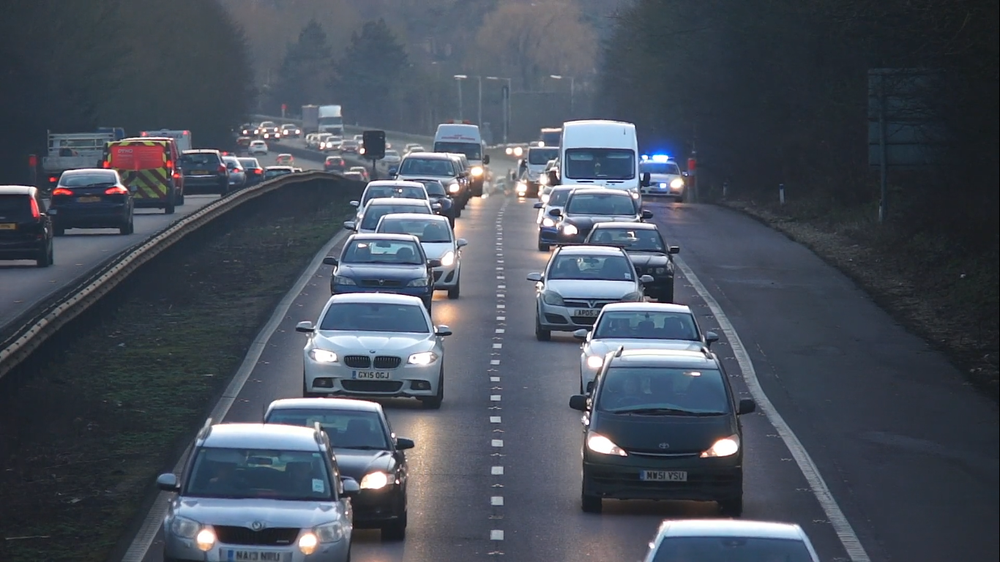
#> input picture inputimage2.png, 1000 x 562 px, shrunk from 1366 x 768 before the run
$ python subtract.py
#> lines starting #> are read from the running program, lines starting #| are printed output that depends on the picture; after the words box and inside, x2 and y2 are one past the last pixel; in counts of white or black regions, pixels touching at a corner belong together
import cv2
import numpy as np
from matplotlib import pyplot

img = np.float32(cv2.imread('inputimage2.png', 0))
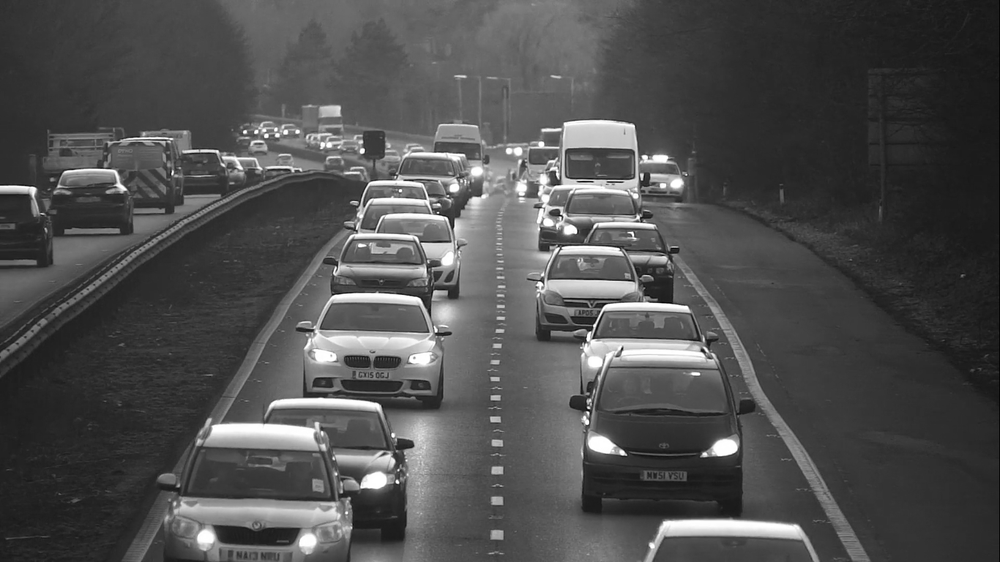
#> img: shape (562, 1000) float32; min 3, max 255, mean 78.9
img2 = np.float32(cv2.imread('inputimage3.png', 0))
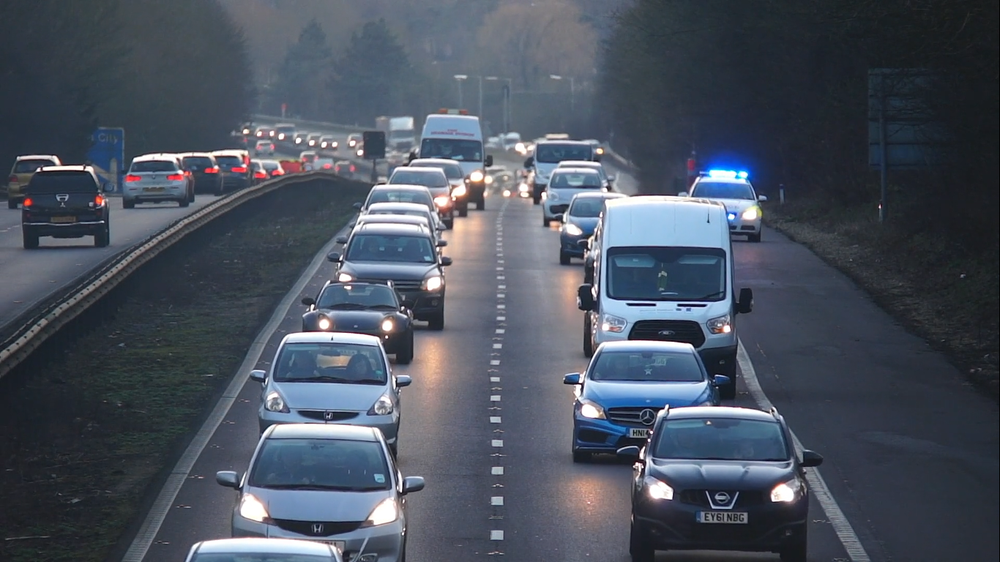
#> input picture inputimage3.png, 1000 x 562 px, shrunk from 1366 x 768 before the run
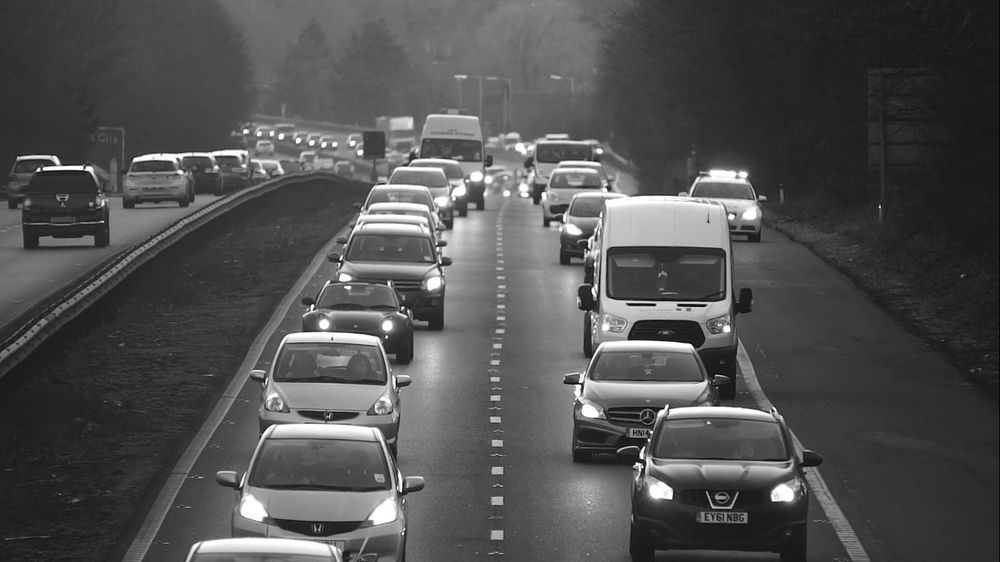
#> img2: shape (562, 1000) float32; min 1, max 255, mean 80.7

img3 = np.subtract(img, img2)
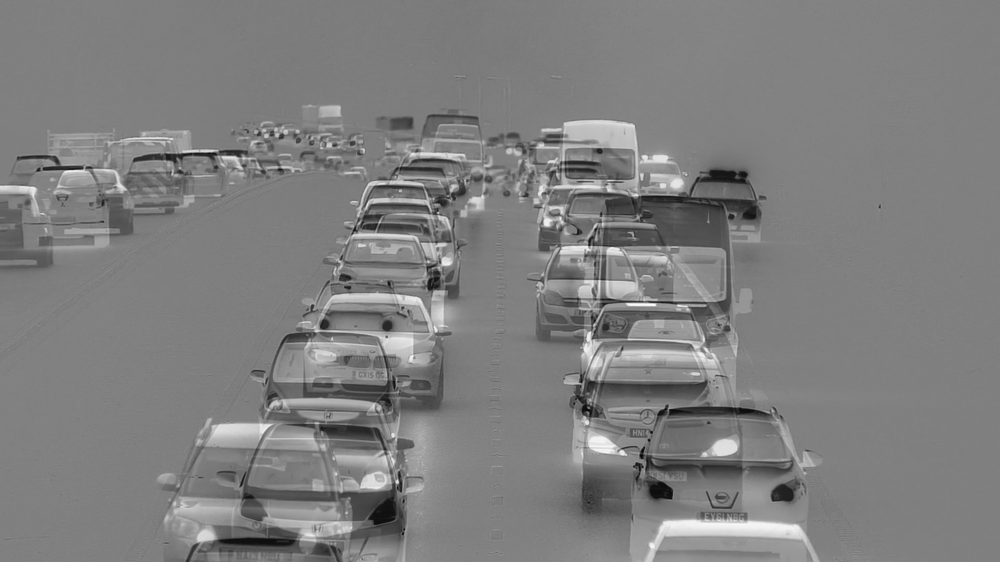
#> img3: shape (562, 1000) float32; min -252, max 249, mean -1.9; drawn with min black and max white
pyplot.figure(1)
pyplot.subplot(121)
pyplot.imshow(img3, cmap='gray')
pyplot.title('Subtracted Image')
pyplot.xticks([]), pyplot.yticks([])
cv2.imwrite('sub_img.png', img3)
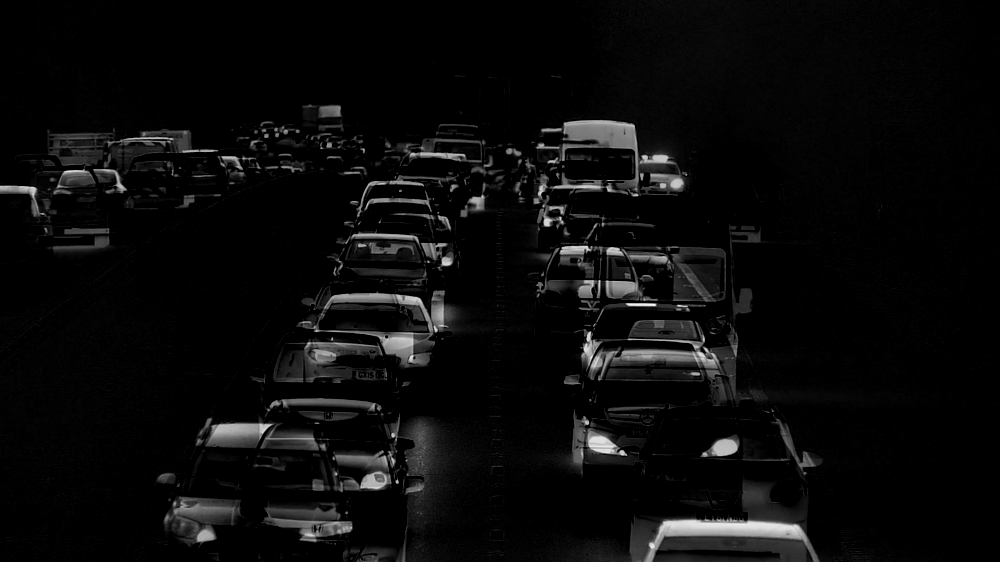
#> saved as sub_img.png: shape (562, 1000); min 0, max 249, mean 10.8

img4 = cv2.imread('sub_img.png', 0)
pyplot.subplot(122)
pyplot.imshow(img4, cmap='gray')
pyplot.title('Int Image')
pyplot.xticks([]), pyplot.yticks([])
cv2.imwrite('int_image.png', img4)

img5 = cv2.Canny(img4, 200, 250)
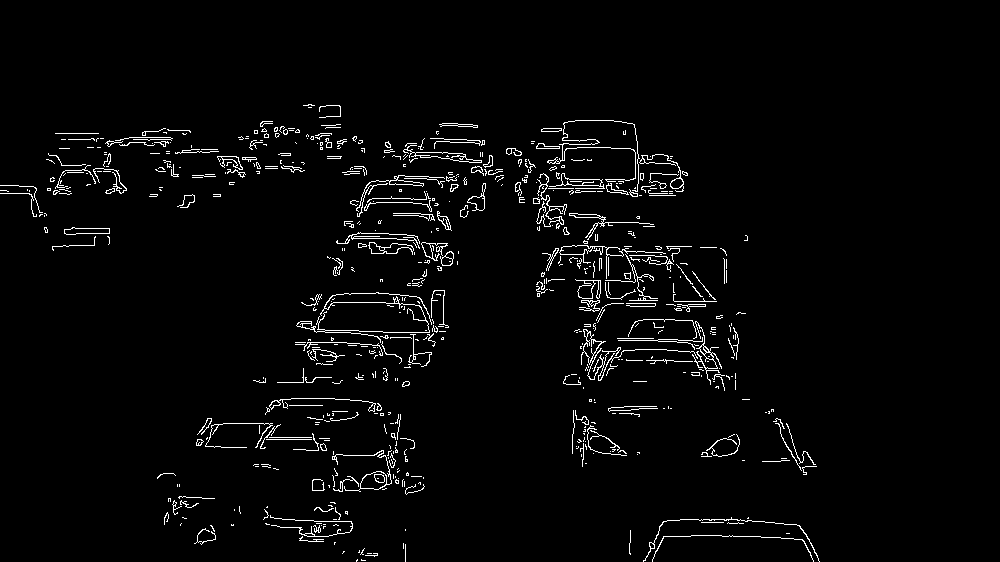
#> img5: shape (562, 1000); 2.8% white in thin lines or dots, all inside (x1, y1, x2, y2) = (0, 104, 820, 562)
pyplot.figure(2)
pyplot.subplot(121)
pyplot.imshow(img5, cmap='gray')
pyplot.title('New Image')
pyplot.xticks([]), pyplot.yticks([])
cv2.imwrite('final_image.png', img5)


image1 = cv2.imread('final_image.png', 0)
(thresh, image) = cv2.threshold(np.float32(image1), 127, 255, cv2.THRESH_BINARY)

height, width = image.shape[:2]
#> height = 562; width = 1000
print(height)
#| 562
count = 0
flagprev = 0
flag = 0
for i in range(width):
    flag = 0
    for j in range(100):
        # print(image[height-1-j,i])
        if image[height-1-j, i] == 255:
            flag = i
            break
    if flag != 0:
        break
for i in range(flag):
    for j in range(height):
        image[j, i] = 0
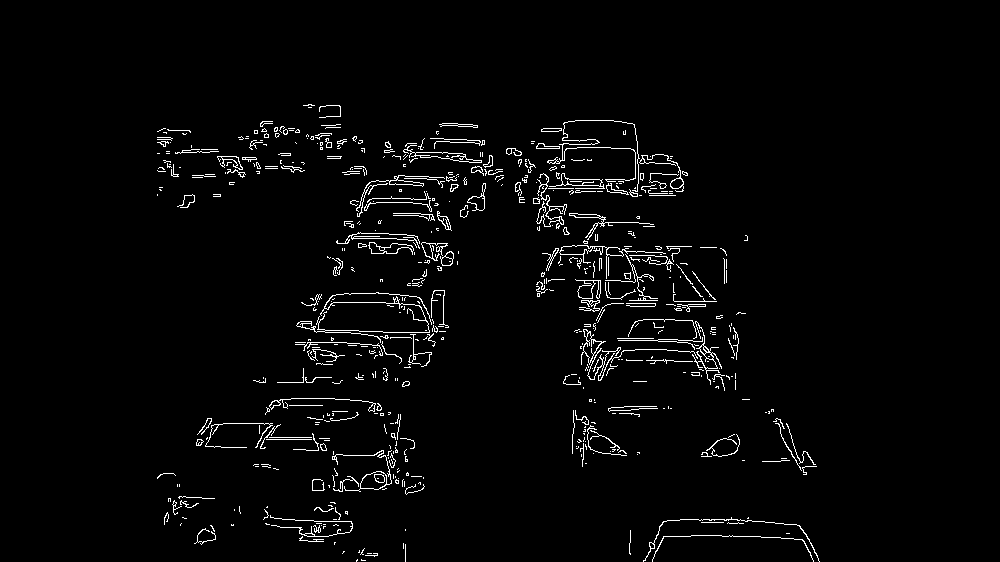
#> image: shape (562, 1000) float32; 2.6% white in thin lines or dots, all inside (x1, y1, x2, y2) = (157, 104, 820, 562)
cv2.imwrite("temp.png", image)
print(flag)
#| 157

height, width = image.shape[:2]
rows, cols = image.shape
#> rows = 562; cols = 1000
k = []
count = 0
x_row = 0
for i in range(rows):
    this_row = []
    for j in range(cols):
        this_row.append((image[height-i-1,j]))
    # print(this_row)
    if 255 in this_row:
        count = x_row
    x_row += 1
#> after the loop, x_row = 562
print("\nlast white pixel\t", count)
#| last white pixel	 457
print("totla rows\t\t", x_row)
#| totla rows		 562

# Alternate but less generic
'''
img_name = 'images/inputimage2.png'
img = cv2.imread(img_name, 0)
print(img.shape)
edges = cv2.Canny(img, 170, 200)

pyplot.subplot(121), pyplot.imshow(img, cmap='gray')
pyplot.title('Original Image'), pyplot.xticks([]), pyplot.yticks([])
pyplot.subplot(122), pyplot.imshow(edges, cmap = 'gray')
pyplot.title('Edge Image'), pyplot.xticks([]), pyplot.yticks([])
pyplot.show()
'''
